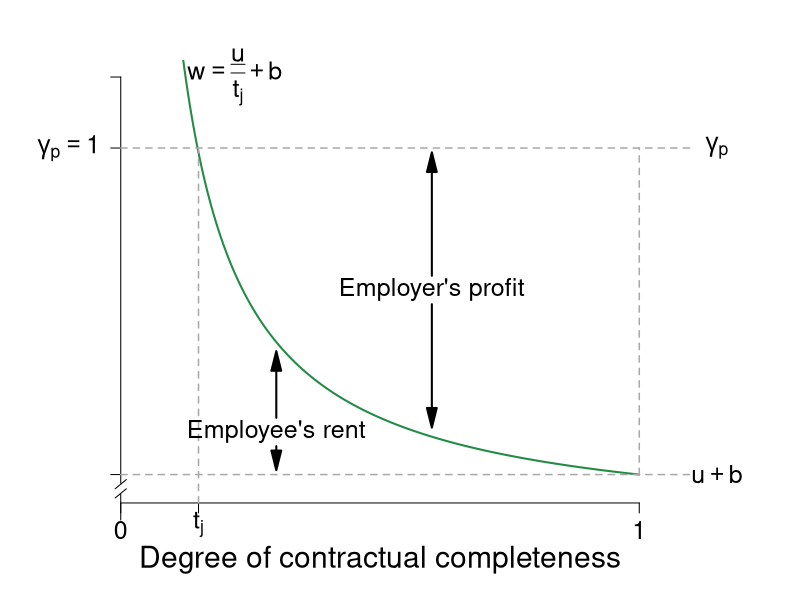

Write R code to recreate this figure.
require(ggplot2)
require(shape)
require(plotrix)
pdf(file = "employment/complete_contracts_figure.pdf", width = 9, height = 7)

#Set parameters for graphics
pointsize <- 1.8
axislabelsize <- 1.8
labelsize <- 1.5
namesize <- 1.8
annotatesize <- 1.5
graphlinewidth <- 2
segmentlinewidth <- 1.5

Fn <- function(t, ubar = 0.4, b = 1.8) {
  (ubar)/(t) + b
}

#COL <- c("#1B9E77", "#D95F02", "#7570B3", "#E7298A", "#66A61E", "#E6AB02", "#A6761D", "#666666")
COL <- c("#238b45","#7fc97f", "#beaed4", "#fdc086", "#ffff99")
par(mar =  c(4, 5, 3, 7))
xlims <- c(0, 1)
ylims <- c(2,5)


plot(0, 0, xlim = xlims, ylim = ylims, type = "n",
     xlab = expression(paste(""), cex = axislabelsize),
     ylab = expression(paste(""), cex = axislabelsize),
     xaxt = "n", yaxt = "n", cex.lab = axislabelsize, bty = "n")

npts <- 500 
npts2 <- 501
#Specify the sequences of points for graphing. 
xx1 <- seq(0, 1, length.out = npts)
xx2 <- seq(xlims[1], xlims[2], length.out = npts)
xx3 <- seq(xlims[1], xlims[2], length.out = npts2)
xx4 <- seq(xlims[1], 25, length.out = npts2)

#Draw the lines for the graphs
lines(xx1, Fn(xx1), col = COL[1], lwd = graphlinewidth)
#lines(xx2, solowCondition(xx2, delta = 5), col = COL[3], lwd = 4)
#lines(xx2, solowInfeas(xx2, delta = 5), col = COL[1], lwd = 4, lty = 2)

#Customize ticks and labels for the plot
ticksy <- c(0,2.2,4.5,5)
ylabels <- c(0, NA, NA, NA)
ticksx <- c(0,0.15,1)
xlabels <- c(0, NA, 1)
axis(1, at = ticksx, pos = 2, labels = xlabels, cex.axis = labelsize)

axis(2, at = ticksy, pos = 0, labels = ylabels, las = 1, cex.axis = labelsize)

axis.break(axis=2,breakpos=2.1,pos=0,bgcol="white",breakcol="black",
           style="slash",brw=0.02)

#Segments
segments(0, 2.2, 1.1, 2.2, lty = 2, lwd = 1.5, col = "darkgray", xpd = TRUE)
segments(0.15, 2, 0.15, 4.5, lty = 2, lwd = 1.5, col = "darkgray")
segments(0,4.5,1.1,4.5,lty = 2, lwd = 1.5, col = "darkgray", xpd = TRUE)
segments(1, 2.2, 1,4.5, lty = 2, lwd = 1.5, col = "darkgray")

#Axis tick labels
#y
text(-0.1, 4.5, expression(paste(gamma[p]==1)), cex = labelsize, xpd = TRUE)
#text(-0.05, 0.8, expression(paste(p^B)), cex = labelsize, xpd = TRUE)
#x
text(0.15, 1.85, expression(paste(t[j])), cex = labelsize, xpd = TRUE)
#text(1, -0.07, expression(paste(1)), cex = labelsize, xpd = TRUE)

#Text annotations
text(0.22, 5, expression(paste(w== frac(underline(u),t[j])+b)), cex = labelsize, xpd = TRUE)
text(1.15, 2.2, expression(paste(u+b)), cex = labelsize, xpd = TRUE)
text(1.15, 4.5, expression(paste(gamma[p])), cex = labelsize, xpd = TRUE)
text(0.3, 2.5, expression(paste("Employee's rent")), cex = labelsize, xpd = TRUE)
text(0.6, 3.5, expression(paste("Employer's profit")), cex = labelsize, xpd = TRUE)

# #Arrows
Arrows(0.3, 2.6, .3, 3, col = "black", lty = 1, lwd = 2, arr.type = "triangle")
Arrows(0.3, 2.4, 0.3, 2.3, col = "black", lty = 1, lwd = 2, arr.type = "triangle")
Arrows(.6, 3.6, 0.6, 4.4, col = "black", lty = 1, lwd = 2, arr.type = "triangle")
Arrows(.6, 3.4, 0.6, 2.6, col = "black", lty = 1, lwd = 2, arr.type = "triangle")

#Axes labels
text(0.5, 1.6, expression(paste("Degree of contractual completeness")), xpd = TRUE, cex = axislabelsize) 



dev.off()
